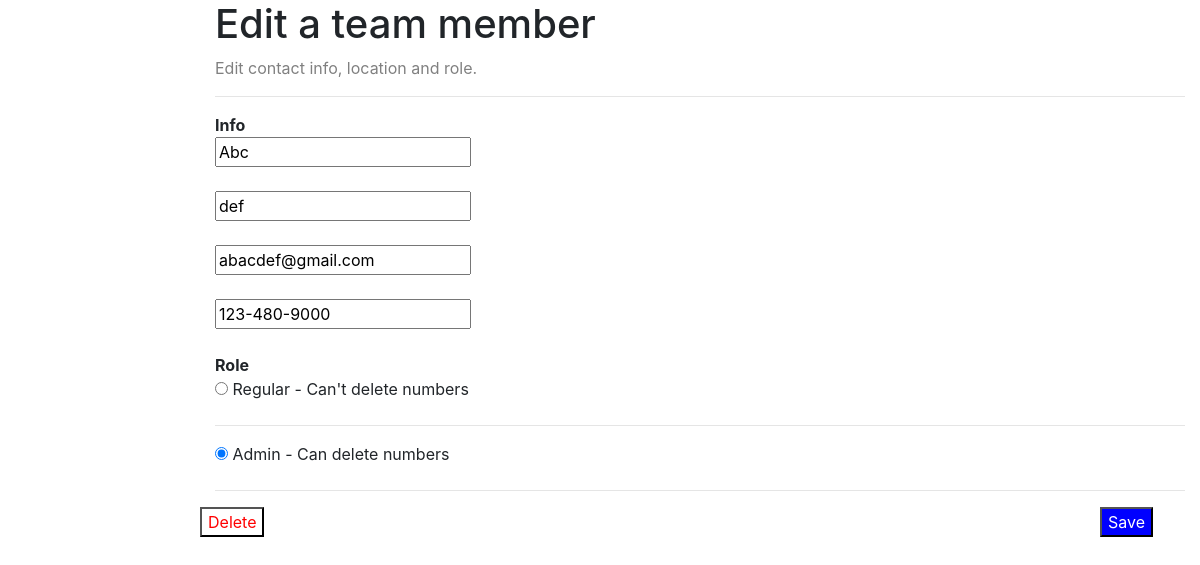
The page /users/member/926ef1e4-ae1b-4c02-8fe8-6f90f80ef82c on the database its author committed.
### catalog/models.py (models this page shows, shortened)
class Member(models.Model):
    id = models.UUIDField(primary_key=True, default=uuid.uuid4, help_text='Unique ID for a particular member')
    first_name = models.CharField(max_length=200)
    last_name = models.CharField(max_length=200)
    email_address = models.EmailField(max_length=254)
    phone_number = PhoneField(blank=True, help_text='Contact phone number')
    ROLE_STATUS = (
        ('r', 'Regular'),
        ('a', 'Admin'),
    )
    role = models.CharField(
        max_length=1,
        choices=ROLE_STATUS,
        blank=True,
        default='r',
        help_text='Role of the member',
    )

### catalog/views.py (the view, shortened to what this page needs)
# urls.py: path('member/<uuid:pk>', views.edit_member, name='member_edit'),
def edit_member(request, pk):
    member = get_object_or_404(Member, pk=pk)
    return render(request, 'catalog/member_detail.html', {'member': member})

### catalog/templates/catalog/member_detail.html (shortened to what this page needs)
{% extends "base_generic.html" %}
{% block content %}
  <h1>Edit a team member</h1>
  <p style="color:grey">Edit contact info, location and role.<p>
  <hr />
  <form action="" method="POST">
		<b>Info</b>
		<div>
			<input type="text" class="type" name="first_name" placeholder="First Name" value="{{ member.first_name}}">
		</div>
		<br>
		<div>
			<input type="text" class="type" name="last_name" placeholder="Last Name" value="{{ member.last_name}}">
		</div>
		<br>
		<div>
			<input type="email" class="type" name="email_address" placeholder="Email Address" oninvalid="this.setCustomValidity('Enter in format: abc@xyz.com')" oninput="this.setCustomValidity('')" value="{{ member.email_address}}">
		</div>
		<br>
		<div>
			<input type="tel" class="type" name="phone_number" placeholder="Phone Number" pattern="[0-9]{3}-[0-9]{3}-[0-9]{4}" required oninvalid="this.setCustomValidity('Enter in format: 123-456-7890')" oninput="this.setCustomValidity('')" value="{{ member.phone_number}}">
		</div>
		<br>
		<b>Role</b>
		{% if member.role == "r" %}
			<div>
				<input type="radio" id="regular" name="role" value="r" checked="checked">
				<label for="regular">Regular - Can't delete numbers</label><br><hr />
				<input type="radio" id="admin" name="role" value="a">
				<label for="admin">Admin - Can delete numbers</label><br><hr />
			</div>
		{% else %}
			<div>
				<input type="radio" id="regular" name="role" value="r">
				<label for="regular">Regular - Can't delete numbers</label><br><hr />
				<input type="radio" id="admin" name="role" value="a" checked="checked">
				<label for="admin">Admin - Can delete numbers</label><br><hr />
			</div>
		{% endif %}
		<div class="row">
			<div class="column right">
				<button type="submit" name= "delete_member" class="button delete-button">Delete</button>
			</div>
			<div class="column left">
				<button type="submit" name= "save_member" class="button save-button">Save</button>
			</div>
		</div>
  </form>
{% endblock %}

### catalog/static/css/styles.css (style rules this page uses)
.column { float: left; }
.left { width: 10%; }
.right { width: 90%; }
.save-button { color: white; background-color: blue; }
.delete-button { color: red; background-color: white; }

### rows shown on the page
Member: first_name "Abc", last_name "def", email_address "abacdef@gmail.com", phone_number "123-480-9000"
